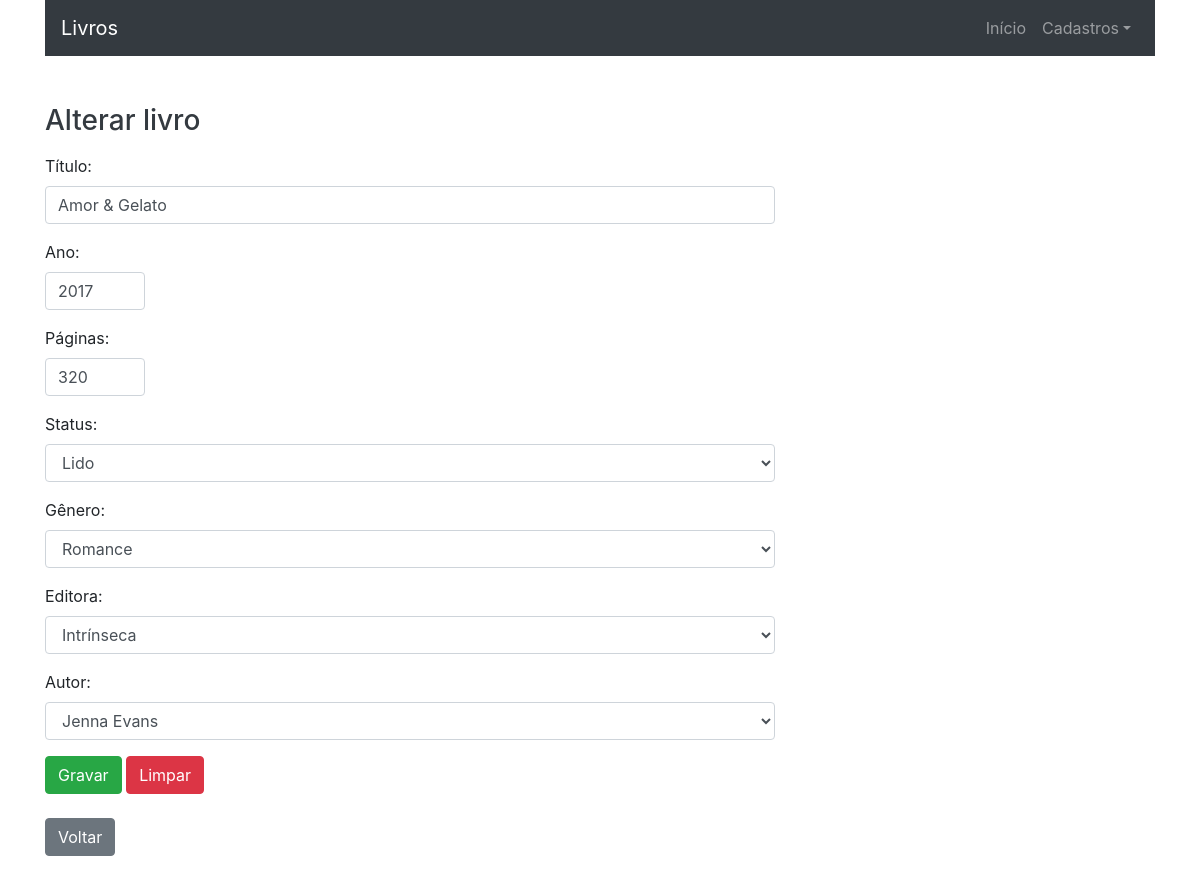
Screenshot of /view/livros/alterar.php?id=1 with the database file from the repository.
### tables this page shows
CREATE TABLE livros (
    id int AUTO_INCREMENT NOT NULL,
    titulo varchar(57) NOT NULL,
    ano int NOT NULL,
    paginas int NOT NULL,
    status VARCHAR(1) NOT NULL,  
    genero varchar(1) NOT NULL,  
    id_editora int NOT NULL,
    id_autor int NOT NULL,
    CONSTRAINT pk_livros PRIMARY KEY (id)
);

CREATE TABLE editoras (
    id int AUTO_INCREMENT NOT NULL,
    nome varchar(127) NOT NULL,
    pais varchar(57) NOT NULL,
    CONSTRAINT pk_editoras PRIMARY KEY (id)
);

CREATE TABLE autores (
    id int AUTO_INCREMENT NOT NULL,
    nome varchar(127) NOT NULL,
    pais varchar(57) NOT NULL,
    CONSTRAINT pk_autores PRIMARY KEY (id)
);

### view/livros/alterar.php (called while the page is built, shortened)
<?php
include_once(__DIR__ . "/../../model/Livro.php");
include_once(__DIR__ . "/../../model/Editora.php");
include_once(__DIR__ . "/../../model/Autor.php");
include_once(__DIR__ . "/../../controller/LivroController.php");
$livro = null;
if(isset($_POST['submetido'])){
    $idLivro = $_POST['id_livro'];
    $titulo = trim($_POST['titulo']);
    $ano = is_numeric($_POST['ano']) ? $_POST['ano'] : NULL;
    $paginas = is_numeric($_POST['paginas']) ? $_POST['paginas'] : NULL;
    $status = trim($_POST['status']);
    $genero = trim($_POST['genero']);
    $idEditora = is_numeric($_POST['editora']) ? $_POST['editora'] : NULL;
    $idAutor = is_numeric($_POST['autor']) ? $_POST['autor'] : NULL;
    $livro = new Livro();
    $livro->setId($idLivro)
        ->setTitulo($titulo)
        ->setAno($ano)
        ->setPaginas($paginas)
        ->setStatus($status)
        ->setGenero($genero);
    if ($idEditora) {
        $editora = new Editora();
        $editora->setId($idEditora);
        $livro->setEditora($editora);
    }
    if ($idAutor) {
        $autor = new Autor();
        $autor->setId($idAutor);
        $livro->setAutor($autor);
    }
    $livroCont = new LivroController();
    $erros = $livroCont->alterar($livro);
    if (!$erros) {
        header("location: listar.php");
        exit;
    }
    $msgErros = implode("<br>", $erros);
} else {
    $idLivro = 0;
    if(isset($_GET['id']))
        $idLivro = $_GET['id'];
    $livroCont = new LivroController();
    $livro = $livroCont->buscarPorId($idLivro);
}
include_once(__DIR__ . "/form.php");

### dao/LivroDAO.php (called while the page is built, shortened)
<?php
include_once(__DIR__ . "/../model/Livro.php");
class LivroDAO {
    private function mapDBToObject(array $result) {
        $livros = array();
        foreach($result as $reg) {
            $livro = new Livro();
            $livro->setId($reg['id']);
            $livro->setTitulo($reg['titulo']);
            $livro->setAno($reg['ano']);
            $livro->setPaginas($reg['paginas']);
            $livro->setStatus($reg['status']);
            $livro->setGenero($reg['genero']);
            $editora = new Editora();
            $editora->setId($reg['id_editora']);
            $editora->setNome($reg['nome_editora']);
            $livro->setEditora($editora);
            $autor = new Autor();
            $autor->setId($reg['id_autor']);
            $autor->setNome($reg['nome_autor']);
            $livro->setAutor($autor);
            array_push($livros, $livro);
        }
        return $livros;
    }
    public function findById(int $idLivro) {
        $conn = Connection::getConnection();
        $sql = "SELECT l.*, d.nome AS nome_editora, a.nome AS nome_autor" .
            " FROM livros l" .
            " JOIN editoras d ON (d.id = l.id_editora)" .
            " JOIN autores a ON (a.id = l.id_autor)" .
            " WHERE l.id = ?" .
            " ORDER BY a.nome";
        $stm = $conn->prepare($sql);
        $stm->execute(array($idLivro));
        $result = $stm->fetchAll();
        $livros = $this->mapDBToObject($result);
        if($livros) {
            return $livros[0];
        } else {
            return null;
        }
    }
}

### controller/LivroController.php (called while the page is built, shortened)
<?php
include_once(__DIR__ . "/../dao/LivroDAO.php");
include_once(__DIR__ . "/../model/Livro.php");
class LivroController {
    private LivroDAO $livroDAO;
    public function __construct() {
        $this->livroDAO = new LivroDAO();
    }
    public function buscarPorId(int $idLivro) {
        return $this->livroDAO->findById($idLivro);
    }
}

### model/Livro.php (called while the page is built, shortened)
<?php
include_once(__DIR__ . "/../model/Editora.php");
include_once(__DIR__ . "/../model/Autor.php");
class Livro {
    private ?int $id;
    private ?string $titulo;
    private ?int $ano;
    private ?int $paginas;
    private ?string $status;
    private ?string $genero;
    private ?Editora $editora;
    private ?Autor $autor;
    public function __construct() {
        $this->id = 0;
        $this->editora = null;
        $this->autor = null;
    }
    public function getId(): ?int {
        return $this->id;
    }
    public function setId(?int $id) {
        $this->id = $id;
        return $this;
    }
    public function getTitulo(): ?string {
        return $this->titulo;
    }
    public function setTitulo(?string $titulo) {
        $this->titulo = $titulo;
        return $this;
    }
    public function getAno(): ?int {
        return $this->ano;
    }
    public function setAno(?int $ano) {
        $this->ano = $ano;
        return $this;
    }
    public function getPaginas(): ?int {
        return $this->paginas;
    }
    public function setPaginas(?int $paginas) {
        $this->paginas = $paginas;
        return $this;
    }
    public function getStatus(): ?string {
        return $this->status;
    }
    public function setStatus(?string $status) {
        $this->status = $status;
        return $this;
    }
    public function getGenero(): ?string {
        return $this->genero;
    }
    public function setGenero(?string $genero) {
        $this->genero = $genero;
        return $this;
    }
    public function getEditora() {
        return $this->editora;
    }
    public function setEditora(?Editora $editora) {
        $this->editora = $editora;
        return $this;
    }
    public function getAutor() {
        return $this->autor;
    }
    public function setAutor(?Autor $autor){
        $this->autor = $autor;
        return $this;
    }
}

### model/Editora.php (called while the page is built, shortened)
<?php
class Editora {
    private ?int $id;
    private ?string $nome;
    public function getId(): ?int {
        return $this->id;
    }
    public function setId($id) {
        $this->id = $id;
        return $this;
    }
    public function getNome(): ?string {
        return $this->nome;
    }
    public function setNome($nome) {
        $this->nome = $nome;
        return $this;
    }
    public function setPais(?string $pais) {
        return $this;
    }
}

### model/Autor.php (called while the page is built, shortened)
<?php
class Autor {
    private ?int $id;
    private ?string $nome;
    public function getId(): ?int {
        return $this->id;
    }
    public function setId($id) {
        $this->id = $id;
        return $this;
    }
    public function getNome(): ?string {
        return $this->nome;
    }
    public function setNome($nome) {
        $this->nome = $nome;
        return $this;
    }
    public function setPais(?string $pais) {
        return $this;
    }
}

### dao/EditoraDAO.php (called while the page is built, shortened)
<?php
include_once (__DIR__ . "/../model/Editora.php");
class EditoraDAO {
    public function list() {
        $conn = Connection::getConnection();
        $sql = "SELECT * FROM editoras ORDER BY nome";
        $stm = $conn->prepare($sql);
        $stm->execute();
        $result = $stm->fetchAll();
        $editoras = $this->mapDBToObject($result);
        return $editoras;
    }
    private function mapDBToObject(array $result) {
        $editoras = array();
        foreach ($result as $reg) {
            $editora = new Editora();
            $editora->setId($reg['id'])
                    ->setNome($reg['nome'])
                    ->setPais($reg['pais']);
            array_push($editoras, $editora);
        }
        return $editoras;
    }
}

### controller/EditoraController.php (called while the page is built)
<?php
include_once(__DIR__ . "/../dao/EditoraDAO.php");
class EditoraController {
    private EditoraDAO $editoraDAO;
    public function __construct() {
        $this->editoraDAO = new EditoraDAO();
    }
    public function listar() {
        return $this->editoraDAO->list();
    }
}

### dao/AutorDAO.php (called while the page is built, shortened)
<?php
include_once (__DIR__ . "/../model/Autor.php");
class AutorDAO {
    public function list() {
        $conn = Connection::getConnection();
        $sql = "SELECT * FROM autores ORDER BY nome";
        $stm = $conn->prepare($sql);
        $stm->execute();
        $result = $stm->fetchAll();
        $autores = $this->mapDBToObject($result);
        return $autores;
    }
    private function mapDBToObject(array $result) {
        $autores = array();
        foreach ($result as $reg) {
            $autor = new Autor();
            $autor->setId($reg['id'])
                  ->setNome($reg['nome'])
                  ->setPais($reg['pais']);
            array_push($autores, $autor);
        }
        return $autores;
    }
}

### controller/AutorController.php (called while the page is built)
<?php
include_once(__DIR__ . "/../dao/AutorDAO.php");
class AutorController {
    private AutorDAO $autorDAO;
    public function __construct() {
        $this->autorDAO = new AutorDAO();
    }
    public function listar() {
        return $this->autorDAO->list();
    }
}

### view/livros/form.php (the view, shortened to what this page needs)
<?php
include_once(__DIR__ . "/../../controller/EditoraController.php");
include_once(__DIR__ . "/../../controller/AutorController.php");
$editoraCont = new EditoraController();
$editoras = $editoraCont->listar();
$autorCont = new AutorController();
$autores = $autorCont->listar();
?>
<?php
include_once(__DIR__ . "/../include/header.php");
?>
<h3 class="text-dark mt-5"><?= ($livro && $livro->getId() > 0 ? 'Alterar' : 'Inserir') ?> livro</h3>
<div class="row">
    <div class="col-8 mt-2">
        <form method="POST" action="">
            <div class="form-group">
                <label for="inpTitulo">Título:</label>
                <input class="form-control" type="text" name="titulo" id="inpTitulo"
                    value="<?= ( $livro ? $livro->getTitulo() : '' ) ?>">
            </div>
            <div class="form-group">
                <label for="inpAno">Ano:</label>
                <input class="form-control" type="number" name="ano" id="inpAno"
                    style="width: 100px;"
                    value="<?= ( $livro ? $livro->getAno() : '' )?>">
            </div>
            <div class="form-group">
                <label for="inpPaginas">Páginas:</label>
                <input class="form-control" type="number" name="paginas" id="inpPaginas"
                    style="width: 100px;"
                    value="<?= ( $livro ? $livro->getPaginas() : '' )?>">
            </div>
            <div class="form-group">
                <label for="inpStatus">Status:</label>
                <select class="form-control" name="status" id="inpStatus">
                    <option value="L"
                        <?= ($livro && $livro->getStatus() == 'L' ? 'selected' : '') ?>
                    >Lido</option>
                </select>
            </div>
            <div class="form-group">
                <label for="inpGenero">Gênero:</label>
                <select class="form-control" name="genero" id="inpGenero">
                    <option value="R"
                        <?= ($livro && $livro->getGenero() == 'R' ? 'selected' : '') ?>
                    >Romance</option>
                </select>
            </div>
            <div class="form-group">
                <label for="inpEditora">Editora:</label>
                <select class="form-control" name="editora" id="inpEditora">
                    <?php foreach($editoras as $e): ?>
                        <option value="<?= $e->getId() ?>"
                            <?php if($livro && $livro->getEditora() &&
                                $livro->getEditora()->getId() == $e->getId())
                                echo 'selected';
                            ?>
                        >
                            <?= $e->getNome() ?></option>
                    <?php endforeach; ?>
                </select>
            </div>
            <div class="form-group">
                <label for="inpAutor">Autor:</label>
                <select class="form-control" name="autor" id="inpAutor">
                    <?php foreach($autores as $u): ?>
                        <option value="<?= $u->getId() ?>"
                            <?php if($livro && $livro->getAutor() &&
                                $livro->getAutor()->getId() == $u->getId())
                                echo 'selected';
                            ?>
                        >
                            <?= $u->getNome() ?></option>
                    <?php endforeach; ?>
                </select>
            </div>
            <button class="btn btn-success" type="submit">Gravar</button>
            <button class="btn btn-danger" type="reset">Limpar</button>
        </form>
    </div>
</div>
<a href="listar.php" class="btn btn-secondary mt-2 mb-5">Voltar</a>
<?php
include_once(__DIR__ . "/../include/footer.php");
?>

### rows the page displays
livros: titulo "Amor & Gelato", ano "2017", paginas "320", status "Lido", genero "Romance", editora "Intrínseca", autor "Jenna Evans"
